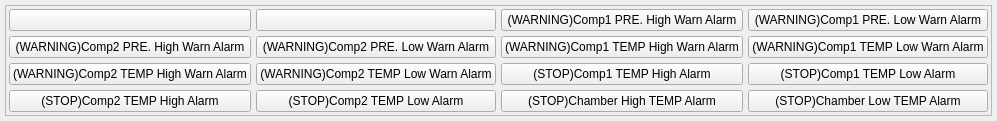
     <widget class="QWidget" name="tabD158">
      <attribute name="title">
       <string>D158</string>
      </attribute>
      <layout class="QVBoxLayout" name="verticalLayout_9">
       <property name="spacing">
        <number>5</number>
       </property>
       <property name="leftMargin">
        <number>5</number>
       </property>
       <property name="topMargin">
        <number>5</number>
       </property>
       <property name="rightMargin">
        <number>5</number>
       </property>
       <property name="bottomMargin">
        <number>5</number>
       </property>
       <item>
        <widget class="QFrame" name="frame_9">
         <property name="frameShape">
          <enum>QFrame::StyledPanel</enum>
         </property>
         <property name="frameShadow">
          <enum>QFrame::Raised</enum>
         </property>
         <layout class="QGridLayout" name="gridLayout_10">
          <property name="leftMargin">
           <number>3</number>
          </property>
          <property name="topMargin">
           <number>3</number>
          </property>
          <property name="rightMargin">
           <number>3</number>
          </property>
          <property name="bottomMargin">
           <number>3</number>
          </property>
          <property name="spacing">
           <number>5</number>
          </property>
          <item row="0" column="0">
           <widget class="QPushButton" name="D158_1">
            <property name="sizePolicy">
             <sizepolicy hsizetype="Preferred" vsizetype="Preferred">
              <horstretch>0</horstretch>
              <verstretch>0</verstretch>
             </sizepolicy>
            </property>
            <property name="text">
             <string/>
            </property>
            <property name="checkable">
             <bool>true</bool>
            </property>
           </widget>
          </item>
          <item row="0" column="1">
           <widget class="QPushButton" name="D158_2">
            <property name="sizePolicy">
             <sizepolicy hsizetype="Preferred" vsizetype="Preferred">
              <horstretch>0</horstretch>
              <verstretch>0</verstretch>
             </sizepolicy>
            </property>
            <property name="text">
             <string/>
            </property>
            <property name="checkable">
             <bool>true</bool>
            </property>
           </widget>
          </item>
          <item row="0" column="2">
           <widget class="QPushButton" name="D158_3">
            <property name="sizePolicy">
             <sizepolicy hsizetype="Preferred" vsizetype="Preferred">
              <horstretch>0</horstretch>
              <verstretch>0</verstretch>
             </sizepolicy>
            </property>
            <property name="text">
             <string>(WARNING)Comp1 PRE. High Warn Alarm</string>
            </property>
            <property name="checkable">
             <bool>true</bool>
            </property>
           </widget>
          </item>
          <item row="0" column="3">
           <widget class="QPushButton" name="D158_4">
            <property name="sizePolicy">
             <sizepolicy hsizetype="Preferred" vsizetype="Preferred">
              <horstretch>0</horstretch>
              <verstretch>0</verstretch>
             </sizepolicy>
            </property>
            <property name="text">
             <string>(WARNING)Comp1 PRE. Low Warn Alarm</string>
            </property>
            <property name="checkable">
             <bool>true</bool>
            </property>
           </widget>
          </item>
          <item row="1" column="0">
           <widget class="QPushButton" name="D158_5">
            <property name="sizePolicy">
             <sizepolicy hsizetype="Preferred" vsizetype="Preferred">
              <horstretch>0</horstretch>
              <verstretch>0</verstretch>
             </sizepolicy>
            </property>
            <property name="text">
             <string>(WARNING)Comp2 PRE. High Warn Alarm</string>
            </property>
            <property name="checkable">
             <bool>true</bool>
            </property>
           </widget>
          </item>
          <item row="1" column="1">
           <widget class="QPushButton" name="D158_6">
            <property name="sizePolicy">
             <sizepolicy hsizetype="Preferred" vsizetype="Preferred">
              <horstretch>0</horstretch>
              <verstretch>0</verstretch>
             </sizepolicy>
            </property>
            <property name="text">
             <string>(WARNING)Comp2 PRE. Low Warn Alarm</string>
            </property>
            <property name="checkable">
             <bool>true</bool>
            </property>
           </widget>
          </item>
          <item row="1" column="2">
           <widget class="QPushButton" name="D158_7">
            <property name="sizePolicy">
             <sizepolicy hsizetype="Preferred" vsizetype="Preferred">
              <horstretch>0</horstretch>
              <verstretch>0</verstretch>
             </sizepolicy>
            </property>
            <property name="text">
             <string>(WARNING)Comp1 TEMP High Warn Alarm</string>
            </property>
            <property name="checkable">
             <bool>true</bool>
            </property>
           </widget>
          </item>
          <item row="1" column="3">
           <widget class="QPushButton" name="D158_8">
            <property name="sizePolicy">
             <sizepolicy hsizetype="Preferred" vsizetype="Preferred">
              <horstretch>0</horstretch>
              <verstretch>0</verstretch>
             </sizepolicy>
            </property>
            <property name="text">
             <string>(WARNING)Comp1 TEMP Low Warn Alarm</string>
            </property>
            <property name="checkable">
             <bool>true</bool>
            </property>
           </widget>
          </item>
          <item row="2" column="0">
           <widget class="QPushButton" name="D158_9">
            <property name="sizePolicy">
             <sizepolicy hsizetype="Preferred" vsizetype="Preferred">
              <horstretch>0</horstretch>
              <verstretch>0</verstretch>
             </sizepolicy>
            </property>
            <property name="text">
             <string>(WARNING)Comp2 TEMP High Warn Alarm</string>
            </property>
            <property name="checkable">
             <bool>true</bool>
            </property>
           </widget>
          </item>
          <item row="2" column="1">
           <widget class="QPushButton" name="D158_10">
            <property name="sizePolicy">
             <sizepolicy hsizetype="Preferred" vsizetype="Preferred">
              <horstretch>0</horstretch>
              <verstretch>0</verstretch>
             </sizepolicy>
            </property>
            <property name="text">
             <string>(WARNING)Comp2 TEMP Low Warn Alarm</string>
            </property>
            <property name="checkable">
             <bool>true</bool>
            </property>
           </widget>
          </item>
          <item row="2" column="2">
           <widget class="QPushButton" name="D158_11">
            <property name="sizePolicy">
             <sizepolicy hsizetype="Preferred" vsizetype="Preferred">
              <horstretch>0</horstretch>
              <verstretch>0</verstretch>
             </sizepolicy>
            </property>
            <property name="text">
             <string>(STOP)Comp1 TEMP High Alarm</string>
            </property>
            <property name="checkable">
             <bool>true</bool>
            </property>
           </widget>
          </item>
          <item row="2" column="3">
           <widget class="QPushButton" name="D158_12">
            <property name="sizePolicy">
             <sizepolicy hsizetype="Preferred" vsizetype="Preferred">
              <horstretch>0</horstretch>
              <verstretch>0</verstretch>
             </sizepolicy>
            </property>
            <property name="text">
             <string>(STOP)Comp1 TEMP Low Alarm</string>
            </property>
            <property name="checkable">
             <bool>true</bool>
            </property>
           </widget>
          </item>
          <item row="3" column="0">
           <widget class="QPushButton" name="D158_13">
            <property name="sizePolicy">
             <sizepolicy hsizetype="Preferred" vsizetype="Preferred">
              <horstretch>0</horstretch>
              <verstretch>0</verstretch>
             </sizepolicy>
            </property>
            <property name="text">
             <string>(STOP)Comp2 TEMP High Alarm</string>
            </property>
            <property name="checkable">
             <bool>true</bool>
            </property>
           </widget>
          </item>
          <item row="3" column="1">
           <widget class="QPushButton" name="D158_14">
            <property name="sizePolicy">
             <sizepolicy hsizetype="Preferred" vsizetype="Preferred">
              <horstretch>0</horstretch>
              <verstretch>0</verstretch>
             </sizepolicy>
            </property>
            <property name="text">
             <string>(STOP)Comp2 TEMP Low Alarm</string>
            </property>
            <property name="checkable">
             <bool>true</bool>
            </property>
           </widget>
          </item>
          <item row="3" column="2">
           <widget class="QPushButton" name="D158_15">
            <property name="sizePolicy">
             <sizepolicy hsizetype="Preferred" vsizetype="Preferred">
              <horstretch>0</horstretch>
              <verstretch>0</verstretch>
             </sizepolicy>
            </property>
            <property name="text">
             <string>(STOP)Chamber High TEMP Alarm</string>
            </property>
            <property name="checkable">
             <bool>true</bool>
            </property>
           </widget>
          </item>
          <item row="3" column="3">
           <widget class="QPushButton" name="D158_16">
            <property name="sizePolicy">
             <sizepolicy hsizetype="Preferred" vsizetype="Preferred">
              <horstretch>0</horstretch>
              <verstretch>0</verstretch>
             </sizepolicy>
            </property>
            <property name="text">
             <string>(STOP)Chamber Low TEMP Alarm</string>
            </property>
            <property name="checkable">
             <bool>true</bool>
            </property>
           </widget>
          </item>
         </layout>
        </widget>
       </item>
      </layout>
     </widget>
